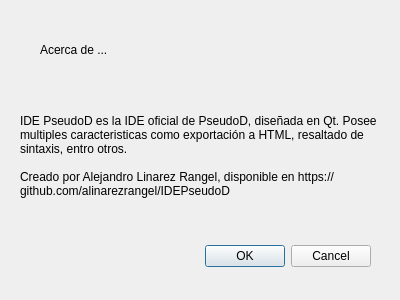
<?xml version="1.0" encoding="UTF-8"?>
<ui version="4.0">
 <class>AboutWindow</class>
 <widget class="QDialog" name="AboutWindow">
  <property name="geometry">
   <rect>
    <x>0</x>
    <y>0</y>
    <width>400</width>
    <height>300</height>
   </rect>
  </property>
  <property name="windowTitle">
   <string>Acerca de</string>
  </property>
  <widget class="QDialogButtonBox" name="buttonBox">
   <property name="geometry">
    <rect>
     <x>30</x>
     <y>240</y>
     <width>341</width>
     <height>32</height>
    </rect>
   </property>
   <property name="orientation">
    <enum>Qt::Horizontal</enum>
   </property>
   <property name="standardButtons">
    <set>QDialogButtonBox::Cancel|QDialogButtonBox::Ok</set>
   </property>
  </widget>
  <widget class="QLabel" name="label">
   <property name="geometry">
    <rect>
     <x>20</x>
     <y>80</y>
     <width>361</width>
     <height>151</height>
    </rect>
   </property>
   <property name="text">
    <string>IDE PseudoD es la IDE oficial de PseudoD, diseñada en Qt. Posee multiples caracteristicas como exportación a HTML, resaltado de sintaxis, entro otros.

Creado por Alejandro Linarez Rangel, disponible en https://github.com/alinarezrangel/IDEPseudoD</string>
   </property>
   <property name="wordWrap">
    <bool>true</bool>
   </property>
  </widget>
  <widget class="QLabel" name="label_2">
   <property name="geometry">
    <rect>
     <x>40</x>
     <y>30</y>
     <width>231</width>
     <height>41</height>
    </rect>
   </property>
   <property name="text">
    <string>Acerca de ...</string>
   </property>
   <property name="textFormat">
    <enum>Qt::RichText</enum>
   </property>
  </widget>
 </widget>
 <resources/>
 <connections>
  <connection>
   <sender>buttonBox</sender>
   <signal>accepted()</signal>
   <receiver>AboutWindow</receiver>
   <slot>accept()</slot>
   <hints>
    <hint type="sourcelabel">
     <x>248</x>
     <y>254</y>
    </hint>
    <hint type="destinationlabel">
     <x>157</x>
     <y>274</y>
    </hint>
   </hints>
  </connection>
  <connection>
   <sender>buttonBox</sender>
   <signal>rejected()</signal>
   <receiver>AboutWindow</receiver>
   <slot>reject()</slot>
   <hints>
    <hint type="sourcelabel">
     <x>316</x>
     <y>260</y>
    </hint>
    <hint type="destinationlabel">
     <x>286</x>
     <y>274</y>
    </hint>
   </hints>
  </connection>
 </connections>
</ui>
